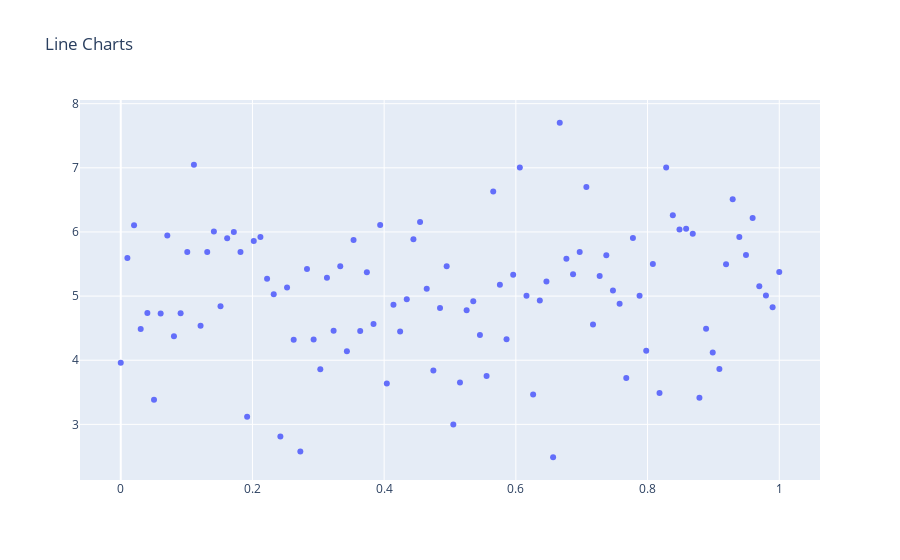

Here is the notebook cell this chart was saved with:
### Markdown cell above
Поэтапно отобразить графики

### Code cell
trace0 = go.Scatter(x=x_values, y=y_values + 5, mode="markers", name="markers")

layout = go.Layout(title="Line Charts")
fig = go.Figure(data=[trace0], layout=layout)

pyo.iplot(fig)
